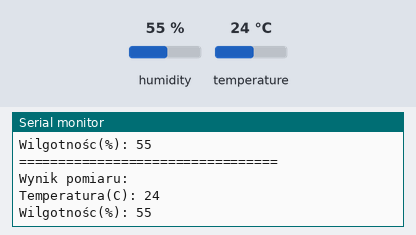
A program run on a simulated ESP32. On the bench: the last lines printed to the serial monitor. Inputs (shaded band) come from the test bench; at power-on: humidity 55 %, temperature 24 °C.

Above: at 2.3 s.
2.4 s: humidity set to 22 %
At 4.1 s:
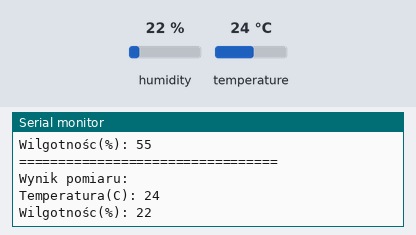
4.5 s: temperature set to 12 °C
At 5.1 s:
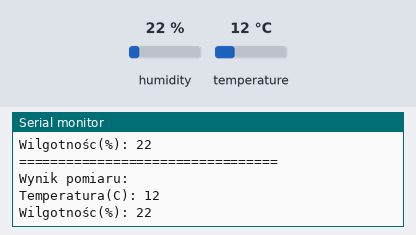
6.6 s: humidity set to 40 %
At 8.3 s:
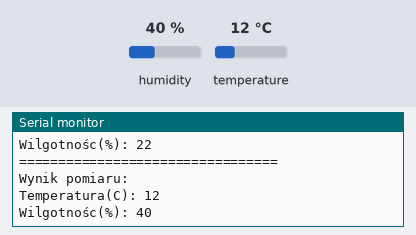
Timing chart, 0 to 9.8 s (numbered marks = the images above; inputs shaded):
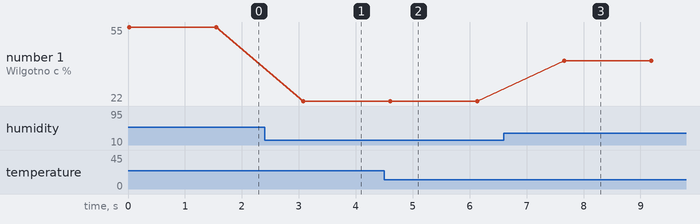

Measured:
- after the input at 2.4 s, the serial monitor: prints a new line after 0.68 s (image 1)
- after the input at 4.5 s, the serial monitor: prints a new line after 0.11 s (image 2)
- after the input at 6.6 s, the serial monitor: prints a new line after 1.1 s (image 3)
- plotted number 1: 55 → 22 after the input at 2.4 s, 22 → 40 after the input at 6.6 s

The program:

main.cpp
```cpp
#include <SimpleDHT.h>

int pinDHT11 = 2;
SimpleDHT11 dht11;

void setup() {
  Serial.begin(9600);
}

void loop() {
  Serial.println("=================================");
  Serial.println("Wynik pomiaru:");

  byte temperature = 0;
  byte humidity = 0;
  int err = SimpleDHTErrSuccess;
  if ((err = dht11.read(pinDHT11, &temperature, &humidity, NULL)) != SimpleDHTErrSuccess) {
    Serial.print("Read DHT11 failed, err="); Serial.println(err);delay(1000);
    return;
  }

  Serial.print("Temperatura(C): ");Serial.println((int)temperature);
  Serial.print("Wilgotnośc(%): ");Serial.println((int)humidity);

  delay(1500);
}
```
